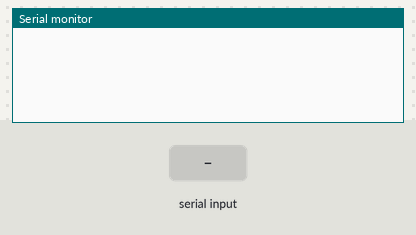
Bench run of a sketch on a simulated Arduino Uno, built with avr-gcc and run on an emulated ATmega328P. Parts: the last lines printed to the serial monitor. The inputs (shaded band) are chosen by the test bench.

Above: at 0.9 s.
1.0 s: "1" received over Serial
At 2.2 s:
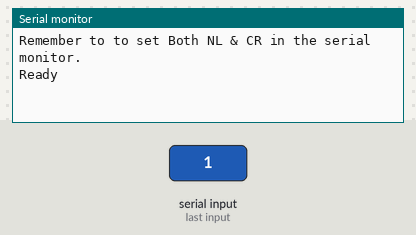
2.5 s: "1" received over the second serial link
At 3.6 s:
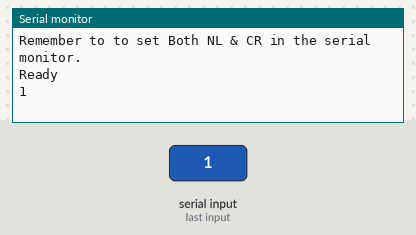
4.0 s: "0" received over the second serial link
At 4.7 s:
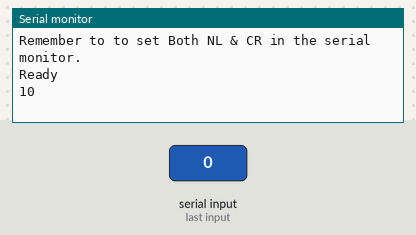

The sketch:

ESP8266_at_test.ino
```cpp
#include <SoftwareSerial.h>

SoftwareSerial mySerial(10, 11);  // (RX of Arduino,TX of Arduino)

void setup()
{
  Serial.begin(9600);
  while (!Serial.available());  // wait for serial monitor

  // Start the software serial for communication with the ESP8266
  mySerial.begin(9600); // set this according to the default baud rate of ESP8266

  Serial.println("");
  Serial.println("Remember to to set Both NL & CR in the serial monitor.");
  Serial.println("Ready");
  Serial.println("");
}

void loop()
{
  // listen for communication from the ESP8266 and then write it to the serial monitor
  if ( mySerial.available() )   {
    Serial.write( mySerial.read() );
  }

  // listen for user input and send it to the ESP8266
  if ( Serial.available() )       {
    mySerial.write( Serial.read() );
  }
}
```

Measured:
- after the input at 1.0 s, the serial monitor: prints a new line at once (image 1)
- after the input at 2.5 s, the serial monitor: prints a new line at once (image 2)
- after the input at 4.0 s, the serial monitor: prints a new line at once (image 3)
